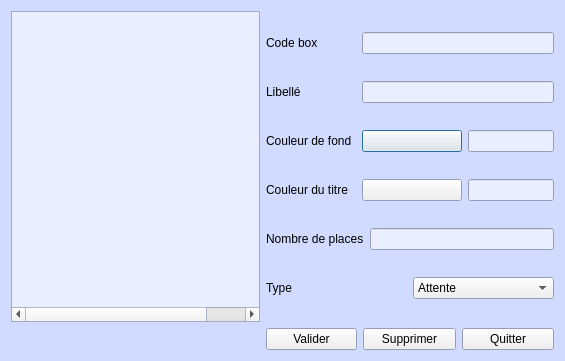
<?xml version="1.0" encoding="UTF-8"?>
<ui version="4.0">
 <class>DlgBox</class>
 <widget class="QDialog" name="DlgBox">
  <property name="geometry">
   <rect>
    <x>0</x>
    <y>0</y>
    <width>565</width>
    <height>361</height>
   </rect>
  </property>
  <property name="palette">
   <palette>
    <active>
     <colorrole role="Base">
      <brush brushstyle="SolidPattern">
       <color alpha="255">
        <red>234</red>
        <green>239</green>
        <blue>255</blue>
       </color>
      </brush>
     </colorrole>
     <colorrole role="Window">
      <brush brushstyle="SolidPattern">
       <color alpha="255">
        <red>208</red>
        <green>219</green>
        <blue>255</blue>
       </color>
      </brush>
     </colorrole>
    </active>
    <inactive>
     <colorrole role="Base">
      <brush brushstyle="SolidPattern">
       <color alpha="255">
        <red>234</red>
        <green>239</green>
        <blue>255</blue>
       </color>
      </brush>
     </colorrole>
     <colorrole role="Window">
      <brush brushstyle="SolidPattern">
       <color alpha="255">
        <red>208</red>
        <green>219</green>
        <blue>255</blue>
       </color>
      </brush>
     </colorrole>
    </inactive>
    <disabled>
     <colorrole role="Base">
      <brush brushstyle="SolidPattern">
       <color alpha="255">
        <red>208</red>
        <green>219</green>
        <blue>255</blue>
       </color>
      </brush>
     </colorrole>
     <colorrole role="Window">
      <brush brushstyle="SolidPattern">
       <color alpha="255">
        <red>208</red>
        <green>219</green>
        <blue>255</blue>
       </color>
      </brush>
     </colorrole>
    </disabled>
   </palette>
  </property>
  <property name="windowTitle">
   <string>Table des box</string>
  </property>
  <property name="windowIcon">
   <iconset resource="synoptux.qrc">
    <normaloff>:/images/Box.png</normaloff>:/images/Box.png</iconset>
  </property>
  <layout class="QGridLayout" name="gridLayout">
   <item row="0" column="0">
    <widget class="QTreeWidget" name="treeWidget_Box">
     <property name="font">
      <font>
       <weight>75</weight>
       <bold>true</bold>
      </font>
     </property>
     <property name="indentation">
      <number>0</number>
     </property>
     <attribute name="headerVisible">
      <bool>false</bool>
     </attribute>
     <column>
      <property name="text">
       <string notr="true">Code</string>
      </property>
      <property name="textAlignment">
       <set>AlignHCenter|AlignVCenter|AlignCenter</set>
      </property>
     </column>
     <column>
      <property name="text">
       <string>Libelle</string>
      </property>
     </column>
     <column>
      <property name="text">
       <string/>
      </property>
      <property name="textAlignment">
       <set>AlignHCenter|AlignVCenter|AlignCenter</set>
      </property>
     </column>
    </widget>
   </item>
   <item row="0" column="1" colspan="3">
    <layout class="QVBoxLayout" name="verticalLayout" stretch="0,0,0,0,0,0">
     <item>
      <layout class="QHBoxLayout" name="horizontalLayout_code">
       <item>
        <widget class="QLabel" name="label_CodeBqe">
         <property name="minimumSize">
          <size>
           <width>90</width>
           <height>0</height>
          </size>
         </property>
         <property name="text">
          <string>Code box</string>
         </property>
        </widget>
       </item>
       <item>
        <widget class="QLineEdit" name="lineEdit_CodeBox">
         <property name="focusPolicy">
          <enum>Qt::StrongFocus</enum>
         </property>
         <property name="maxLength">
          <number>20</number>
         </property>
        </widget>
       </item>
      </layout>
     </item>
     <item>
      <layout class="QHBoxLayout" name="horizontalLayout_2">
       <item>
        <widget class="QLabel" name="label_NomBqe">
         <property name="minimumSize">
          <size>
           <width>90</width>
           <height>0</height>
          </size>
         </property>
         <property name="text">
          <string>Libellé</string>
         </property>
        </widget>
       </item>
       <item>
        <widget class="QLineEdit" name="lineEdit_NomBox">
         <property name="maxLength">
          <number>30</number>
         </property>
        </widget>
       </item>
      </layout>
     </item>
     <item>
      <layout class="QHBoxLayout" name="horizontalLayout_4">
       <item>
        <widget class="QLabel" name="label_coul_b">
         <property name="minimumSize">
          <size>
           <width>90</width>
           <height>0</height>
          </size>
         </property>
         <property name="text">
          <string>Couleur de fond</string>
         </property>
        </widget>
       </item>
       <item>
        <widget class="QPushButton" name="pushButton_CouleurFond">
         <property name="minimumSize">
          <size>
           <width>100</width>
           <height>0</height>
          </size>
         </property>
         <property name="text">
          <string/>
         </property>
        </widget>
       </item>
       <item>
        <widget class="QLineEdit" name="lineEdit_CouleurFondCode"/>
       </item>
      </layout>
     </item>
     <item>
      <layout class="QHBoxLayout" name="horizontalLayout_5" stretch="0,0,0">
       <item>
        <widget class="QLabel" name="label_coult">
         <property name="minimumSize">
          <size>
           <width>90</width>
           <height>0</height>
          </size>
         </property>
         <property name="text">
          <string>Couleur du titre</string>
         </property>
        </widget>
       </item>
       <item>
        <widget class="QPushButton" name="pushButton_CouleurTitre">
         <property name="minimumSize">
          <size>
           <width>100</width>
           <height>0</height>
          </size>
         </property>
         <property name="text">
          <string/>
         </property>
        </widget>
       </item>
       <item>
        <widget class="QLineEdit" name="lineEdit_CouleurTitreCode"/>
       </item>
      </layout>
     </item>
     <item>
      <layout class="QHBoxLayout" name="horizontalLayout_7">
       <item>
        <widget class="QLabel" name="label_nbmax">
         <property name="minimumSize">
          <size>
           <width>90</width>
           <height>0</height>
          </size>
         </property>
         <property name="text">
          <string>Nombre de places</string>
         </property>
        </widget>
       </item>
       <item>
        <widget class="QLineEdit" name="lineEdit_NbreMaxPat"/>
       </item>
      </layout>
     </item>
     <item>
      <layout class="QHBoxLayout" name="horizontalLayout_6">
       <item>
        <widget class="QLabel" name="label">
         <property name="text">
          <string>Type </string>
         </property>
        </widget>
       </item>
       <item>
        <widget class="QComboBox" name="comboBox_type">
         <item>
          <property name="text">
           <string>Attente</string>
          </property>
         </item>
         <item>
          <property name="text">
           <string>Soins</string>
          </property>
         </item>
         <item>
          <property name="text">
           <string>Absence</string>
          </property>
         </item>
         <item>
          <property name="text">
           <string>Sortie</string>
          </property>
         </item>
        </widget>
       </item>
      </layout>
     </item>
    </layout>
   </item>
   <item row="1" column="0">
    <widget class="QLabel" name="label_ImageEuros">
     <property name="text">
      <string/>
     </property>
     <property name="pixmap">
      <pixmap>images/Euros.png</pixmap>
     </property>
    </widget>
   </item>
   <item row="1" column="1" rowspan="2">
    <widget class="QPushButton" name="pushButton_ValidBox">
     <property name="text">
      <string>Valider</string>
     </property>
    </widget>
   </item>
   <item row="1" column="2" rowspan="2">
    <widget class="QPushButton" name="pushButton_annuler">
     <property name="text">
      <string>Supprimer</string>
     </property>
    </widget>
   </item>
   <item row="1" column="3" rowspan="2">
    <widget class="QPushButton" name="pushButton_QuitterBox">
     <property name="text">
      <string>Quitter</string>
     </property>
    </widget>
   </item>
  </layout>
 </widget>
 <tabstops>
  <tabstop>lineEdit_CodeBox</tabstop>
  <tabstop>pushButton_ValidBox</tabstop>
  <tabstop>pushButton_annuler</tabstop>
  <tabstop>pushButton_QuitterBox</tabstop>
 </tabstops>
 <resources>
  <include location="synoptux.qrc"/>
 </resources>
 <connections/>
</ui>
